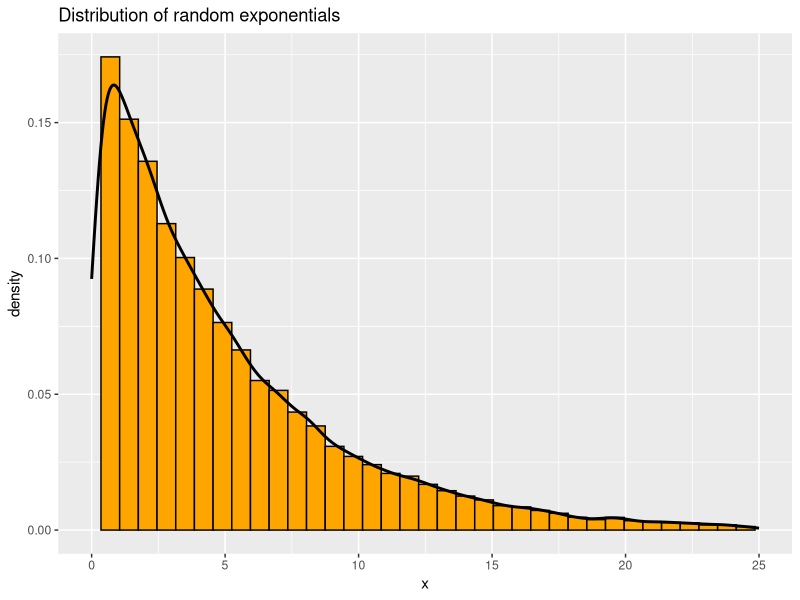
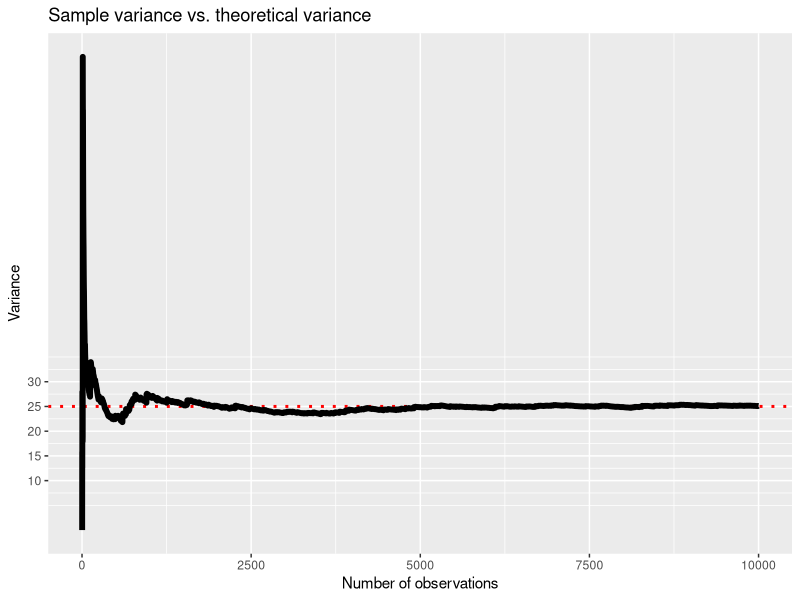
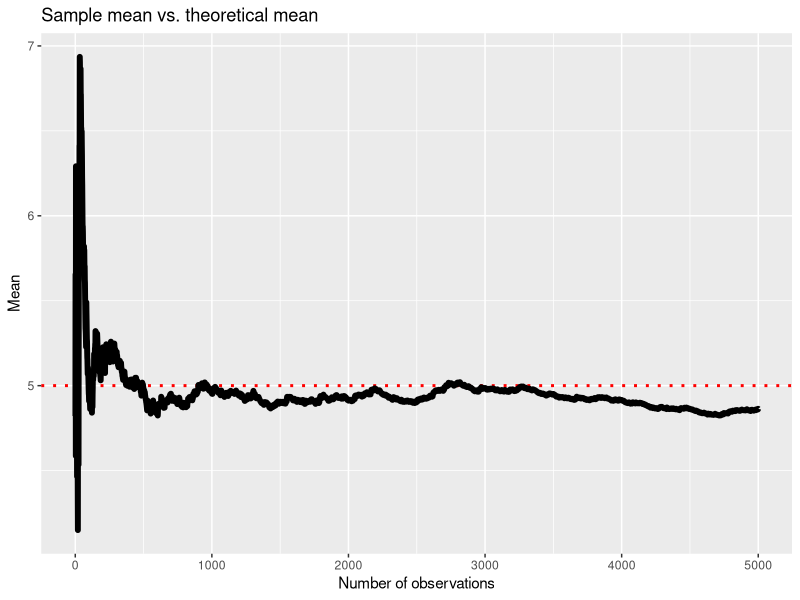
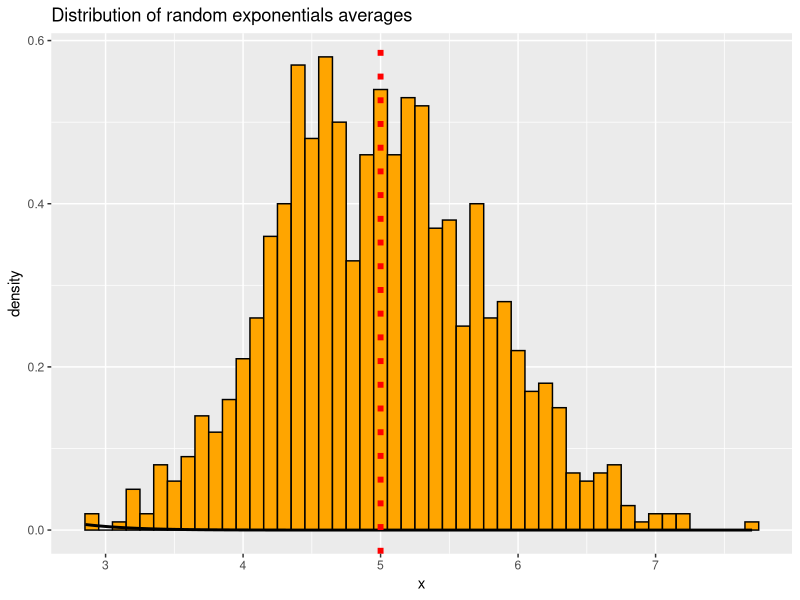
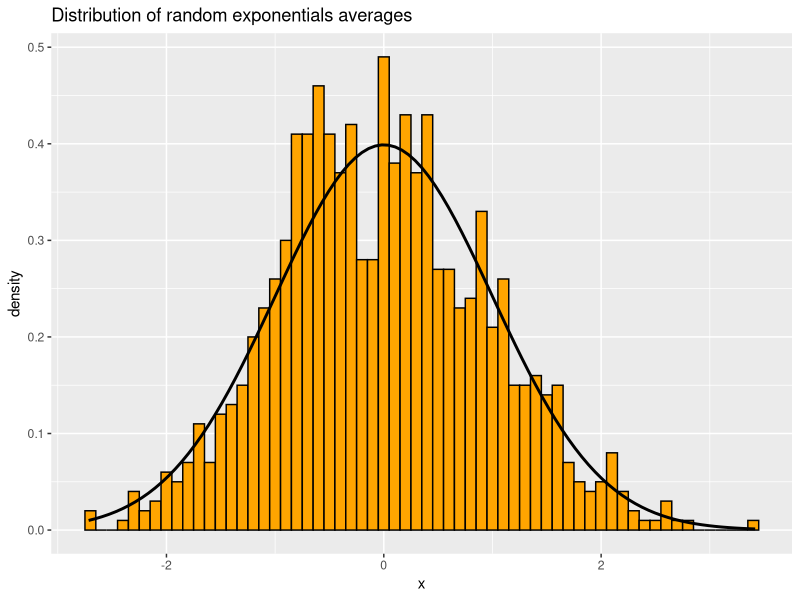
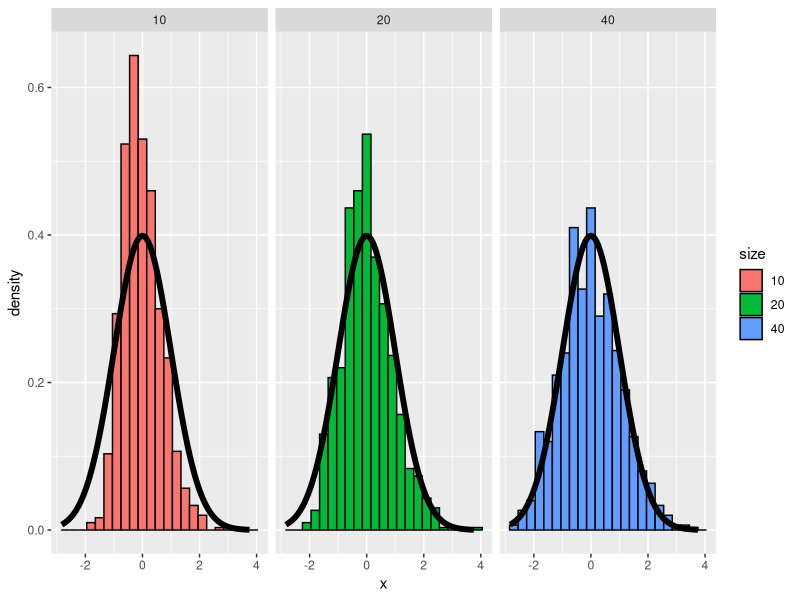

Write the R code that produced these figures, in order.
library(ggplot2)

lambda <- 0.2
theoretical.mean <- 1/lambda
theoretical.sd <- 1/lambda
n <- 40
nsim <- 1000

simulation.data <- matrix(rexp(n * nsim, lambda), ncol = n)
simulation.means <- apply(simulation.data, 1, mean)

 
# plot a distribution of a large collection of random exponentials
ggplot(data = data.frame(x = rexp(n * nsim, lambda)), aes(x = x, y = ..density..)) + 
    geom_histogram(binwidth = 0.7, color = "black", fill = "orange") +
    geom_density(lwd = 1) +
    scale_x_continuous(limits = c(0, 25)) +
    ggtitle("Distribution of random exponentials")


nvars <- 10000
randoms <- rexp(nvars, lambda)
vars <- sapply(1:nvars, function(i) var(randoms[1:i]))
ggplot(data.frame(x = 1 : nvars, y = vars), aes(x = x, y = y)) + 
   geom_hline(yintercept = theoretical.sd**2, linetype = "dotted", color = "red", lwd = 1) +
   geom_line(size = 2) +
   scale_y_continuous(breaks = seq(10, 30, 5)) +
   labs(x = "Number of observations", y = "Variance") +
   ggtitle("Sample variance vs. theoretical variance")


# sample mean vs. theoretical mean
nmeans <- 5000
means <- cumsum(rexp(nmeans, lambda)) / (1  : nmeans)
ggplot(data.frame(x = 1 : nmeans, y = means), aes(x = x, y = y)) + 
    geom_hline(yintercept = theoretical.mean, linetype = "dotted", color = "red", lwd = 1) +
    geom_line(size = 2) +
    labs(x = "Number of observations", y = "Mean") +
    ggtitle("Sample mean vs. theoretical mean")

ggplot(data = data.frame(x = simulation.means), aes(x = x)) + 
    geom_histogram(binwidth = 0.1, color = "black", fill = "orange",  aes(y = ..density..)) +
    stat_function(fun = dnorm, size = 1) +
    #scale_x_continuous(limits = c(2, 8.5), breaks = 0:10) +
    geom_vline(xintercept = theoretical.mean, linetype = "dotted", color = "red", lwd = 2) +
    ggtitle("Distribution of random exponentials averages")


# plot a distribution of a large collection of averages
ggplot(data = data.frame(x = (simulation.means - theoretical.mean)/(theoretical.sd/sqrt(n))), aes(x = x)) + 
    geom_histogram(binwidth = 0.1, color = "black", fill = "orange",  aes(y = ..density..)) +
    stat_function(fun = dnorm, size = 1) +
    #scale_x_continuous(limits = c(2, 8.5), breaks = 0:10) +
    #geom_vline(xintercept = theoretical.mean, linetype = "dotted", color = "red", lwd = 2) +
    ggtitle("Distribution of random exponentials averages")



cfunc <- function(x, n) sqrt(n) * (mean(x) - theoretical.mean) / theoretical.sd

dat <- data.frame(
    x = c(apply(matrix(rexp(10 * nsim, lambda), nsim), 1, cfunc, 5),
          apply(matrix(rexp(20 * nsim, lambda), nsim), 1, cfunc, 15),
          apply(matrix(rexp(n * nsim, lambda), nsim), 1, cfunc, n)
    ),
    size = factor(rep(c(10, 20, n), rep(nsim, 3))))
g <- ggplot(dat, aes(x = x, fill = size)) + geom_histogram(binwidth=.3, colour = "black", aes(y = ..density..)) 
g <- g + stat_function(fun = dnorm, size = 2)
g + facet_grid(. ~ size)


